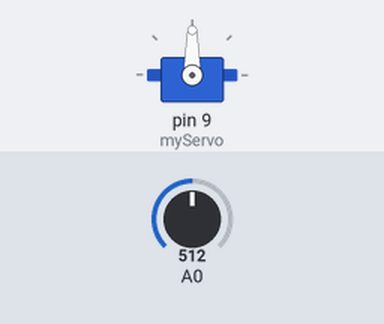
This sketch was run on a simulated Arduino Uno, built with avr-gcc and run on an emulated ATmega328P. Parts: servo. The test bench sets the inputs (shaded band); at power-on: A0 = 512.

Above: at 1.2 s.
1.3 s: A0 set to 716
At 1.9 s:
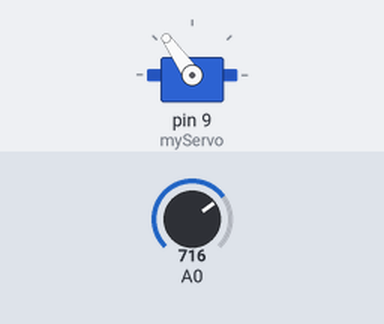
2.8 s: A0 set to 900
At 4.0 s:
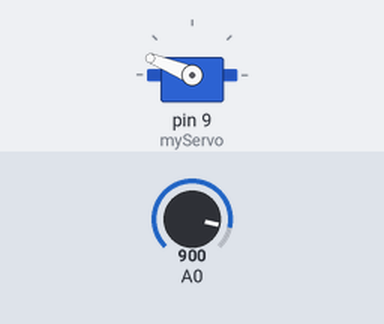
4.3 s: A0 set to 1023
At 5.2 s:
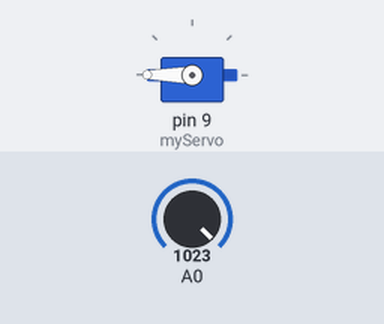
5.8 s: A0 set to 306
At 6.2 s:
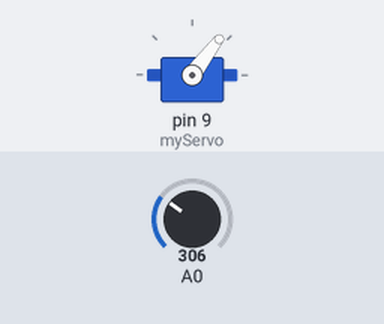
7.3 s: A0 set to 122
At 8.5 s:
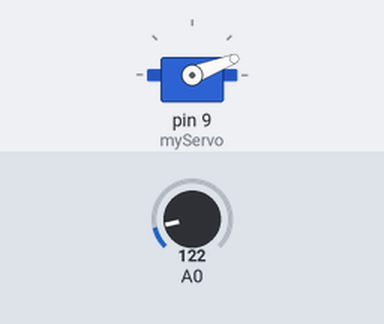
Timing chart, 0 to 9.8 s (numbered marks = the images above; inputs shaded):
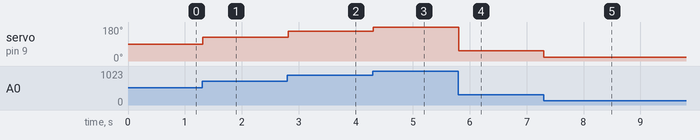

Measured:
- after the input at 1.3 s, servo on pin 9 (myServo): 90° → 125° at once
- after the input at 2.8 s, servo on pin 9 (myServo): 125° → 158° at once
- after the input at 4.3 s, servo on pin 9 (myServo): 158° → 180° at once
- after the input at 5.8 s, servo on pin 9 (myServo): 180° → 53° at once
- after the input at 7.3 s, servo on pin 9 (myServo): 53° → 21° at once

The sketch:

ardunio_servo.ino
```cpp
#include <Servo.h>

Servo myServo;

void setup() {
  Serial.begin(9600);       // initialize serial communications
  myServo.attach(9);
}


void loop(){
  int sensor = analogRead(A0);
  int angle = map(sensor, 0, 1023, 0, 180);
  myServo.write(angle);
  delay(20);
}
```
